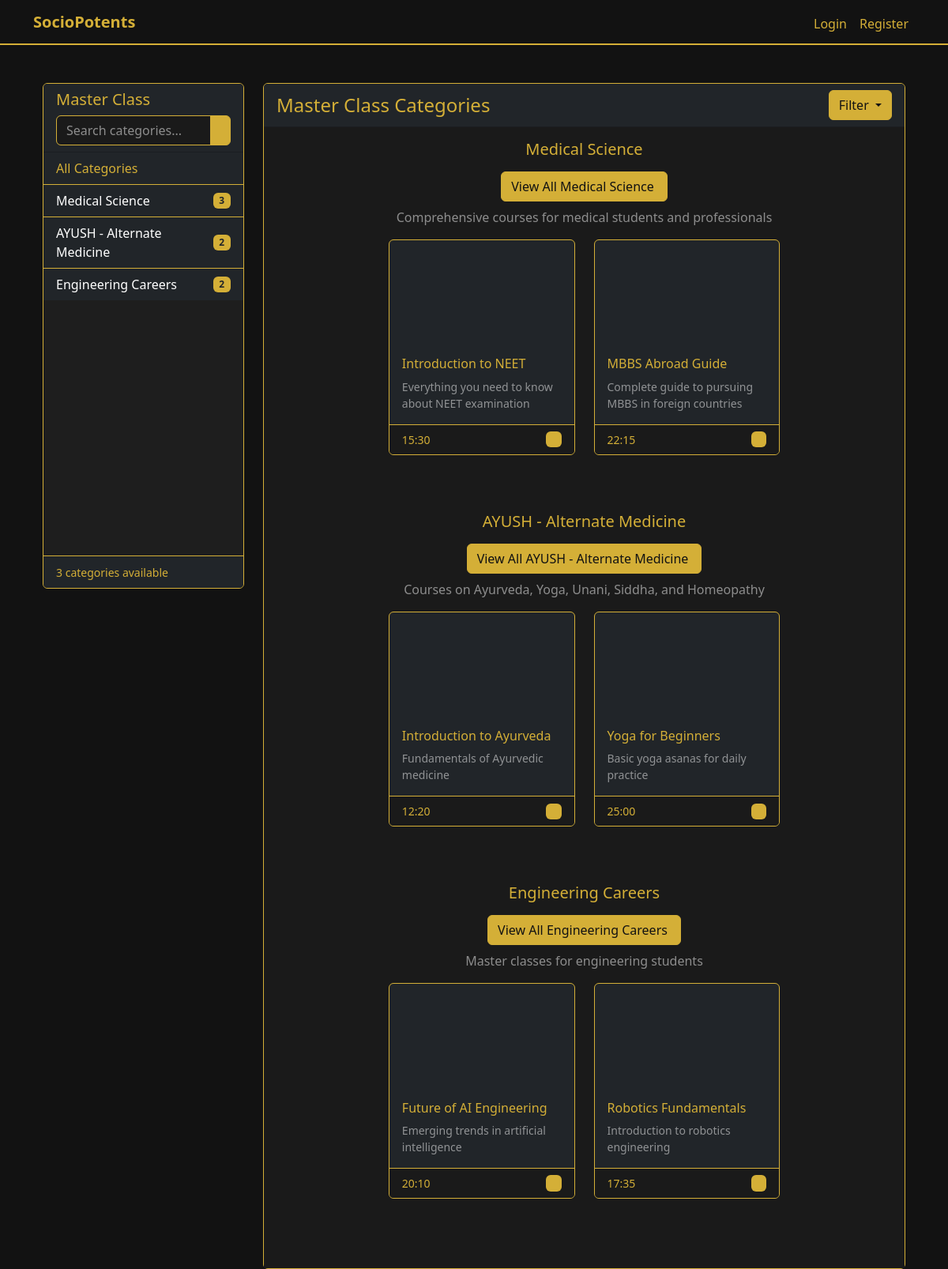
Before: /master-class/ with the older database file.
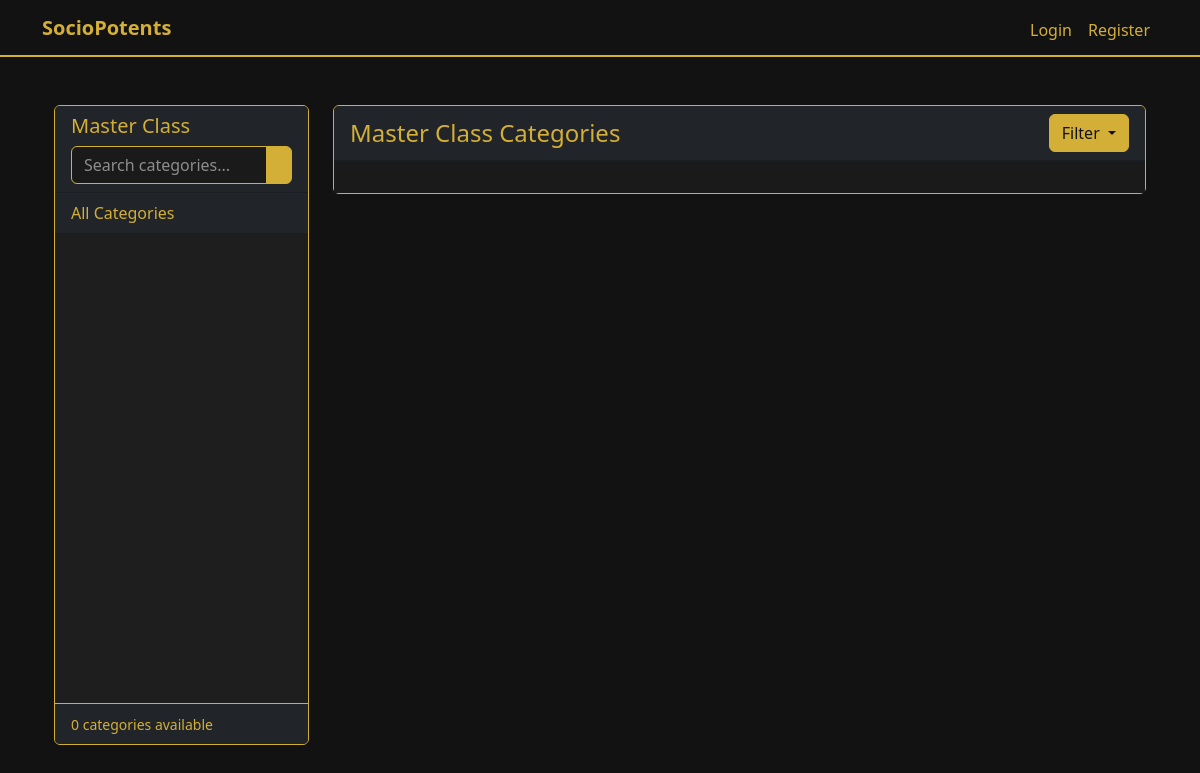
After: the same page with the newer database file.
### career_site/models.py (models this page shows, shortened)
class MasterClassCategory(models.Model):
    title = models.CharField(max_length=100)
    description = models.TextField(blank=True)
    order = models.PositiveIntegerField(default=0)
    class Meta:
        verbose_name_plural = "Master Class Categories"
        ordering = ['order']

class MasterClassVideo(models.Model):
    category = models.ForeignKey(MasterClassCategory, on_delete=models.CASCADE, related_name='videos')
    title = models.CharField(max_length=200)
    youtube_id = models.CharField(max_length=20, help_text="YouTube video ID (11 characters)")
    description = models.TextField(blank=True)
    duration = models.CharField(max_length=20, blank=True)
    order = models.PositiveIntegerField(default=0)
    class Meta:
        ordering = ['order']

### career_site/views.py (the view)
# urls.py: path('master-class/', views.master_class_list, name='master_class_list'),
def master_class_list(request):
    categories = MasterClassCategory.objects.all()
    for category in categories:
        category.preview_videos = category.videos.all()[:2]
    return render(request, 'list.html', {'categories': categories})

### career_site/templates/list.html (shortened to what the changed rows need)
{% extends 'base.html' %}
{% block content %}
<div class="container-fluid mt-4">
    <div class="row">
        <div class="col-md-3">
            <div class="card border-gold mb-4" style="height: 80vh; display: flex; flex-direction: column;">
                <div class="list-group list-group-flush flex-grow-1 overflow-auto">
                    <a href="{% url 'master_class_list' %}"
                       class="list-group-item list-group-item-action bg-dark text-gold d-flex justify-content-between align-items-center search-item"
                       data-search-content="All Categories">
                        All Categories
                    </a>
                    {% for cat in categories %}
                    <a href="{% url 'master_class_detail' cat.id %}"
                       class="list-group-item list-group-item-action bg-dark text-white d-flex justify-content-between align-items-center search-item"
                       data-search-content="{{ cat.title }} {{ cat.description }}">
                        {{ cat.title }}
                        <span class="badge bg-gold text-dark">{{ cat.videos.count }}</span>
                    </a>
                    {% endfor %}
                </div>
                <div class="card-footer bg-dark border-gold">
                    <small class="text-gold">{{ categories.count }} categories available</small>
                </div>
            </div>
        </div>
        <div class="col-md-9">
            <div class="card border-gold">
                <div class="card-header bg-dark text-gold d-flex justify-content-between align-items-center">
                    <h4 class="mb-0">Master Class Categories</h4>
                    <div class="dropdown">
                    </div>
                </div>
                <div class="card-body bg-darker">
                    {% for category in categories %}
                    <div class="mb-5">
                        <div class="text-center mb-3">
                            <h5 class="text-gold">{{ category.title }}</h5>
                            <a href="{% url 'master_class_detail' category.id %}" class="btn btn-gold my-2">
                                View All {{ category.title }}
                            </a>
                            <p class="text-white-50 mb-0">{{ category.description }}</p>
                        </div>
                        <div class="container">
                            <div class="row justify-content-center">
                                {% for video in category.preview_videos %}
                                <div class="col-12 col-md-6 col-lg-4 mb-4">
                                    <div class="card h-100 border-gold bg-dark hover-gold mx-auto" style="max-width: 360px;">
                                        <div class="ratio ratio-16x9">
                                            <iframe src="https://www.youtube.com/embed/{{ video.youtube_id }}"
                                                    frameborder="0"
                                                    allow="accelerometer; autoplay; clipboard-write; encrypted-media; gyroscope; picture-in-picture"
                                                    allowfullscreen
                                                    class="rounded-top"></iframe>
                                        </div>
                                        <div class="card-body">
                                            <h6 class="card-title text-gold">{{ video.title }}</h6>
                                            <p class="card-text small text-white-50">{{ video.description|truncatewords:15 }}</p>
                                        </div>
                                        <div class="card-footer bg-darker border-gold d-flex justify-content-between align-items-center">
                                            <small class="text-gold">{{ video.duration }}</small>
                                            <span class="badge bg-gold text-dark">
                                            </span>
                                        </div>
                                    </div>
                                </div>
                                {% endfor %}
                            </div>
                        </div>
                    </div>
                    {% endfor %}
                </div>
            </div>
        </div>
    </div>
</div>
{% endblock %}

Changed rows visible on the page:
removed MasterClassCategory: title "Medical Science", videos.count "3", description "Comprehensive courses for medical students and professionals"
removed MasterClassCategory: title "AYUSH - Alternate Medicine", videos.count "2", description "Courses on Ayurveda, Yoga, Unani, Siddha, and Homeopathy"
removed MasterClassCategory: title "Engineering Careers", videos.count "2", description "Master classes for engineering students"
removed MasterClassVideo: title "Introduction to NEET", description "Everything you need to know about NEET examination", duration "15:30", shown under "Medical Science"
removed MasterClassVideo: title "MBBS Abroad Guide", description "Complete guide to pursuing MBBS in foreign countries", duration "22:15", shown under "Medical Science"
removed MasterClassVideo: title "Introduction to Ayurveda", description "Fundamentals of Ayurvedic medicine", duration "12:20", shown under "AYUSH - Alternate Medicine"
removed MasterClassVideo: title "Yoga for Beginners", description "Basic yoga asanas for daily practice", duration "25:00", shown under "AYUSH - Alternate Medicine"
removed MasterClassVideo: title "Future of AI Engineering", description "Emerging trends in artificial intelligence", duration "20:10", shown under "Engineering Careers"
removed MasterClassVideo: title "Robotics Fundamentals", description "Introduction to robotics engineering", duration "17:35", shown under "Engineering Careers"
Other visible differences:
{{ categories.count }}: "3" → "0"
